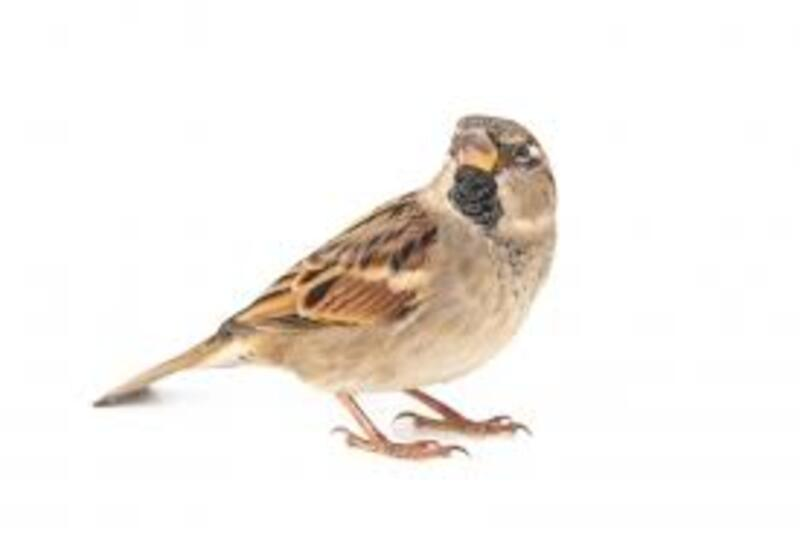
#> input picture moineau.jpg, 800 x 548 px, given in place of image_blanche.jpeg, which was not available
$ python maskbirdblack1white.py
#> lines starting #> are read from the running program, lines starting #| are printed output that depends on the picture; after the words box and inside, x2 and y2 are one past the last pixel; in counts of white or black regions, pixels touching at a corner belong together; pictures that were not available may be replaced by others from this repository, and a replacement may not be noted
#> further down, image_fond is the input picture: shape (548, 800, 3); mean B, G, R 236.1, 240.2, 244.5
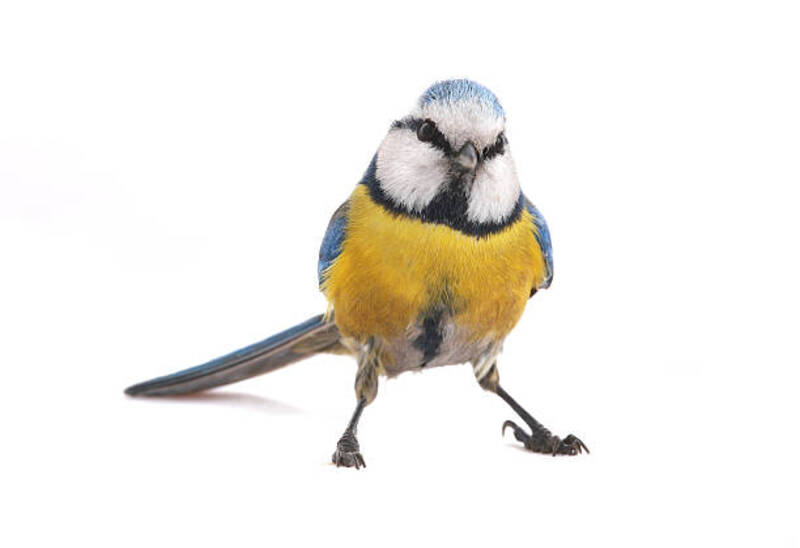
#> input picture mesange.jpg, 800 x 548 px
#> further down, oiseau is the input picture: shape (548, 800, 3); mean B, G, R 234.5, 239.2, 241.7
### circleandcenter.py
import re
import cv2
import numpy as np

def process(img):
    img_gray = cv2.cvtColor(img, cv2.COLOR_BGR2GRAY)
    img_canny = cv2.Canny(img_gray, 0, 50)
    img_dilate = cv2.dilate(img_canny, None, iterations=2) #sinon marche pas avec 1 ! It is also useful in joining broken parts of an object.
    img_erode = cv2.erode(img_dilate, None, iterations=1)
    return img_erode


def get_masked(img):
    #evite d'ecrire sur photo principal
    newimg=img.copy()
    h, w, _ = img.shape
    center = h // 2, w // 2
    contours, _ = cv2.findContours(process(newimg), cv2.RETR_EXTERNAL, cv2.CHAIN_APPROX_NONE)
    (x,y),radius=cv2.minEnclosingCircle(contours[0])
    center = (int(x),int(y))
    radius = int(radius)

    cv2.circle(newimg,center,radius,(0,255,0),2)

    return newimg,radius

# [8 lines of commented-out code are left out]

### maskbirdblack1white.py
import cv2
import numpy as np
import circleandcenter as circ


def create_mask(image, background, threshold):

#> called with threshold = 10
    image = cv2.cvtColor(image, cv2.COLOR_BGR2GRAY)
    background = cv2.cvtColor(background, cv2.COLOR_BGR2GRAY)
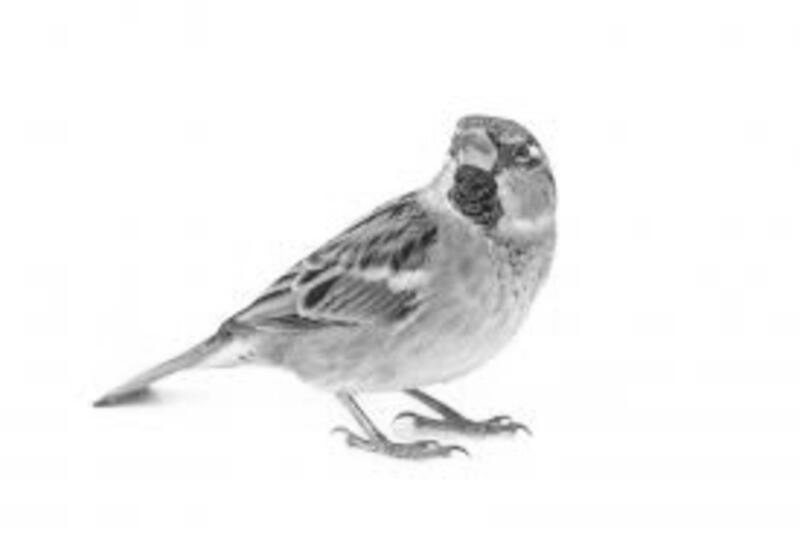
#> background: shape (548, 800); min 33, max 255, mean 241

    image = image.astype(np.int16)
    background = background.astype(np.int16)

    # différence entre frame et background
    mask = np.abs(image - background)
    mask = mask.astype(np.uint8)

    is_greater_threshold = mask > threshold
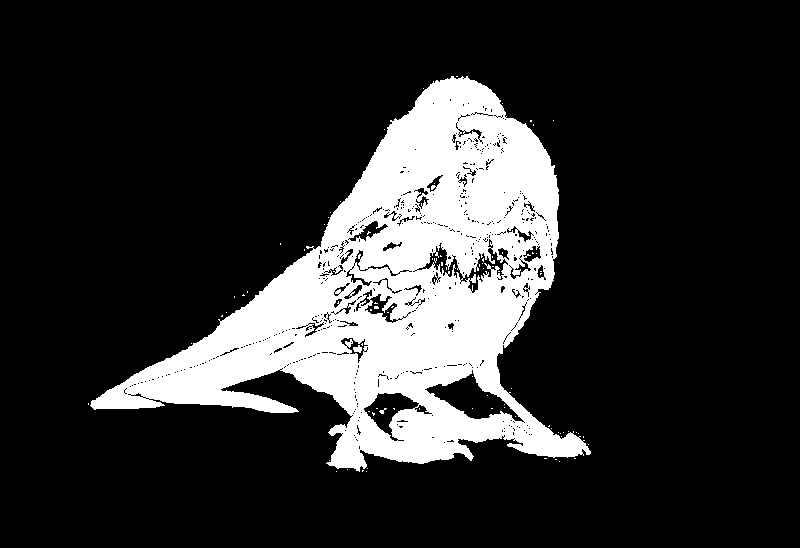
#> is_greater_threshold: shape (548, 800) bool; 18% white; 83 white regions (80 under 20 px), largest, box (x1, y1, x2, y2) and area: (90, 76, 591, 472) 78816, (353, 345, 362, 353) 48, (379, 408, 387, 414) 21

    # Mettre en blancs les élements qui ont une trop grande différence avec le background
    mask[is_greater_threshold] = 255
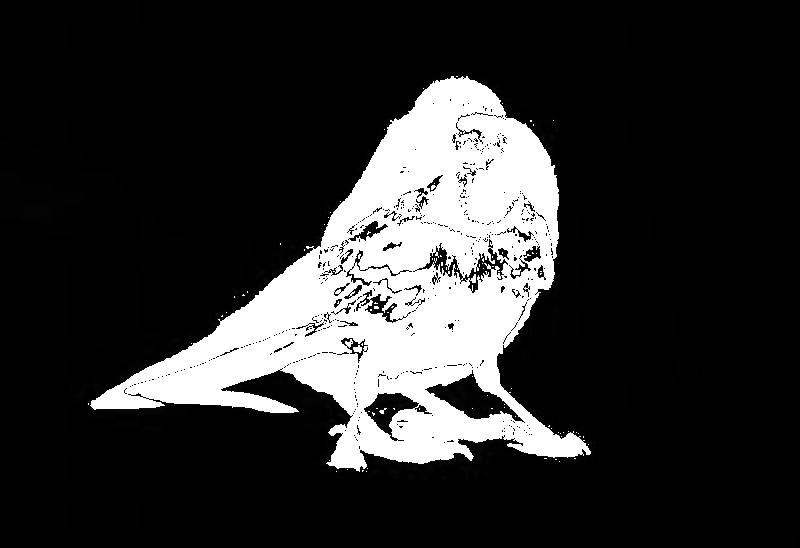
#> mask: shape (548, 800); min 0, max 255, mean 46.4

    # Sinon en noir
    mask[np.logical_not(is_greater_threshold)] = 0


    # Nettoyage du mask
    kernel = np.ones((5,5), np.uint8)
    mask = cv2.erode(mask, kernel, iterations=0)
    mask = cv2.dilate(mask, kernel, iterations=0)


    return mask


#2 images de meme dimensions
image_fond=cv2.imread("image_blanche.jpeg")
oiseau=cv2.imread("mesange.jpg")

seuil=10

#oiseau en blanc
mask=create_mask(oiseau,image_fond,seuil)
#appel circleandcenter
mask2,rad=circ.get_masked(oiseau)
#> in process, `img_canny = cv2.Canny(img_gray, 0, 50)`:
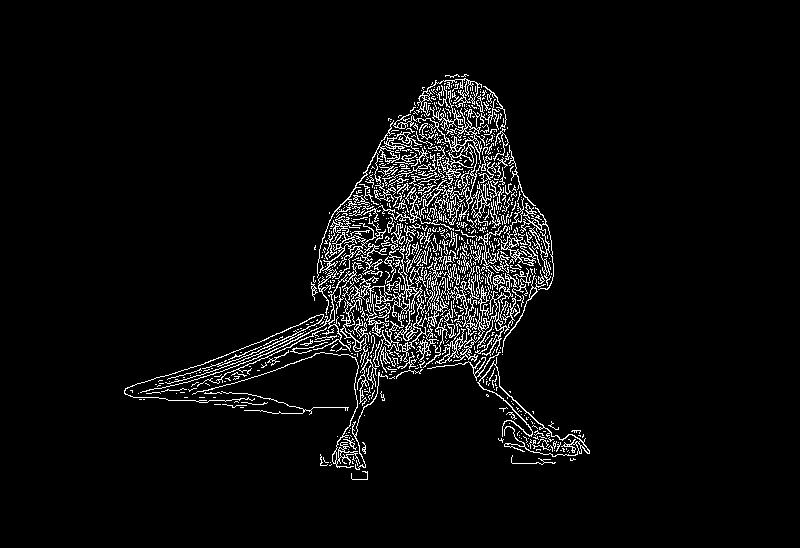
#> img_canny: shape (548, 800); 4.9% white in thin lines or dots, all inside (x1, y1, x2, y2) = (124, 74, 590, 480)
#> in process, `img_dilate = cv2.dilate(img_canny, None, iterations=2)`: img_dilate: shape (548, 800); 15.6% white; 1 white region, box (x1, y1, x2, y2) and area: (122, 72, 592, 482) 68255
#> in process, `img_erode = cv2.erode(img_dilate, None, iterations=1)`:
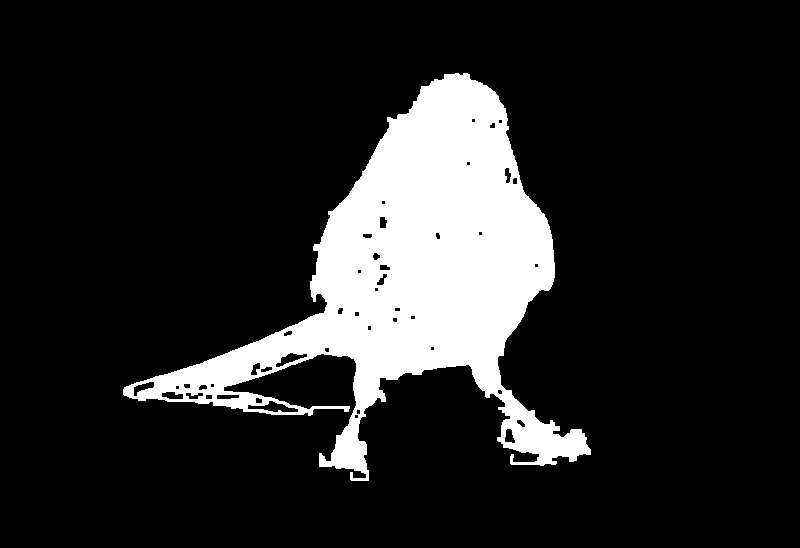
#> img_erode: shape (548, 800); 14.6% white; 1 white region
#> in get_masked, `contours, _ = cv2.findContours(process(newimg), cv2.RETR_EXTERNAL, cv2..`: contours = 1 contour; box (x1, y1, x2, y2) and area: (123, 73, 591, 481) 64820
#> in get_masked, `(x,y),radius=cv2.minEnclosingCircle(contours[0])`: x = 370.6; y = 314.5; radius = 260
#> in get_masked, `center = (int(x),int(y))`: center = (370, 314)
#> in get_masked, `cv2.circle(newimg,center,radius,(0,255,0),2)`:
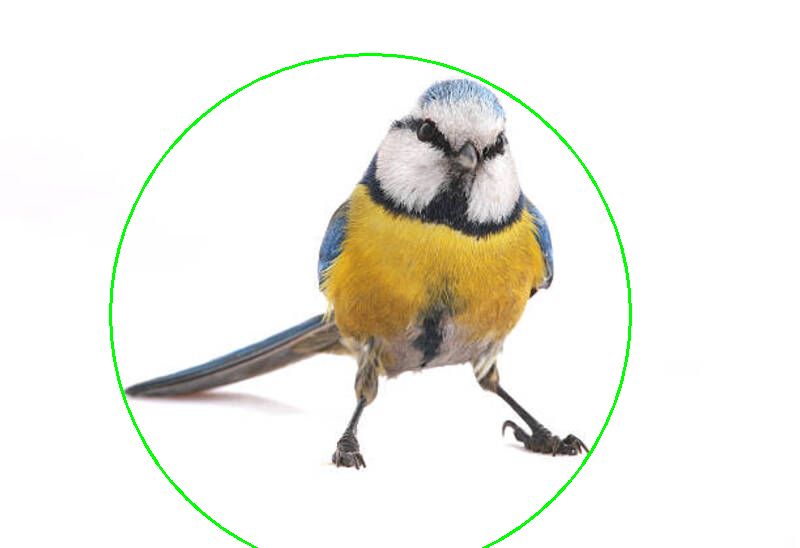
#> newimg: shape (548, 800, 3); 0.95% of pixels changed, all inside (x1, y1, x2, y2) = (109, 53, 632, 548)
#> rad = 260
#appel code.py (pour couleur)

cv2.imshow("mask2",mask2)
cv2.imshow("oiseau",oiseau)
cv2.imshow("mask",mask)
print(rad)
#| 260

#utiliser tout ca pour determiner l'oiseau avec un tableau avec des oiseaux deja etablis

cv2.waitKey()
#cv2.destroyAllWindows()
